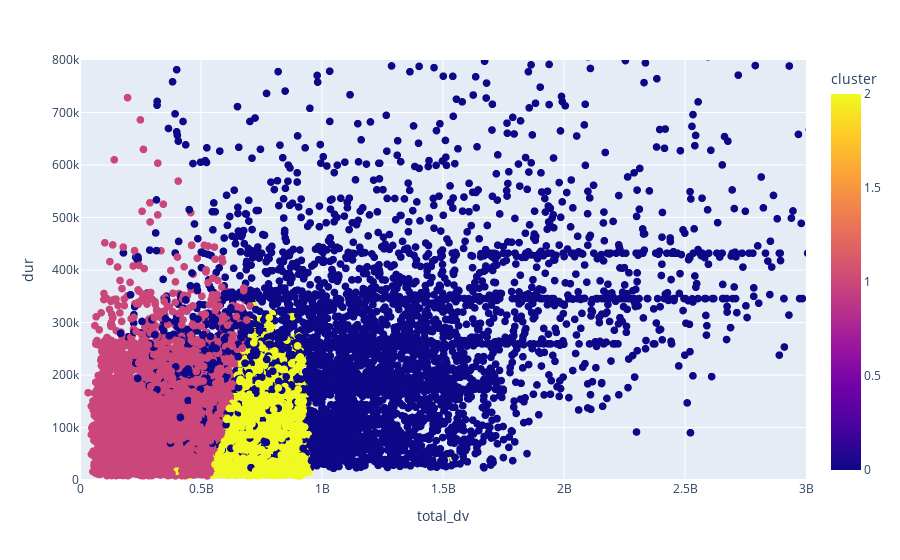

The notebook cell saved with this chart:
### Code cell
fig = px.scatter(user_engagement_df.sample(20000), x='total_dv', y='dur',
                 color='cluster', size='XDR Sessions')
fig.update_traces(marker_size=8)
fig.update(layout_yaxis_range = [0, 800000])
fig.update(layout_xaxis_range = [0, 3000000000])
fig.show()

### Figure 1 — Plotly figure (JSON) as saved in the notebook; plotly's stock layout.template omitted (floating-point values rounded to 4 significant figures; data arrays with more than 128 entries replaced by an {"elided": "..."} marker saying what was removed)
{"data": [{"hovertemplate": "total_dv=%{x}<br>dur=%{y}<br>XDR Sessions=%{marker.size}<br>cluster=%{marker.color}<extra></extra>", "legendgroup": "", "marker": {"color": {"elided": "20000 int values"}, "coloraxis": "coloraxis", "size": 8, "sizemode": "area", "sizeref": 0.045, "symbol": "circle"}, "mode": "markers", "name": "", "showlegend": false, "type": "scattergl", "x": {"elided": "20000 int values"}, "xaxis": "x", "y": {"elided": "20000 int values"}, "yaxis": "y"}], "layout": {"coloraxis": {"colorbar": {"title": {"text": "cluster"}}, "colorscale": [[0, "#0d0887"], [0.1111, "#46039f"], [0.2222, "#7201a8"], [0.3333, "#9c179e"], [0.4444, "#bd3786"], [0.5556, "#d8576b"], [0.6667, "#ed7953"], [0.7778, "#fb9f3a"], [0.8889, "#fdca26"], [1, "#f0f921"]]}, "legend": {"itemsizing": "constant", "tracegroupgap": 0}, "margin": {"t": 60}, "xaxis": {"anchor": "y", "domain": [0, 1], "range": [0, 3000000000], "title": {"text": "total_dv"}}, "yaxis": {"anchor": "x", "domain": [0, 1], "range": [0, 800000], "title": {"text": "dur"}}}}
